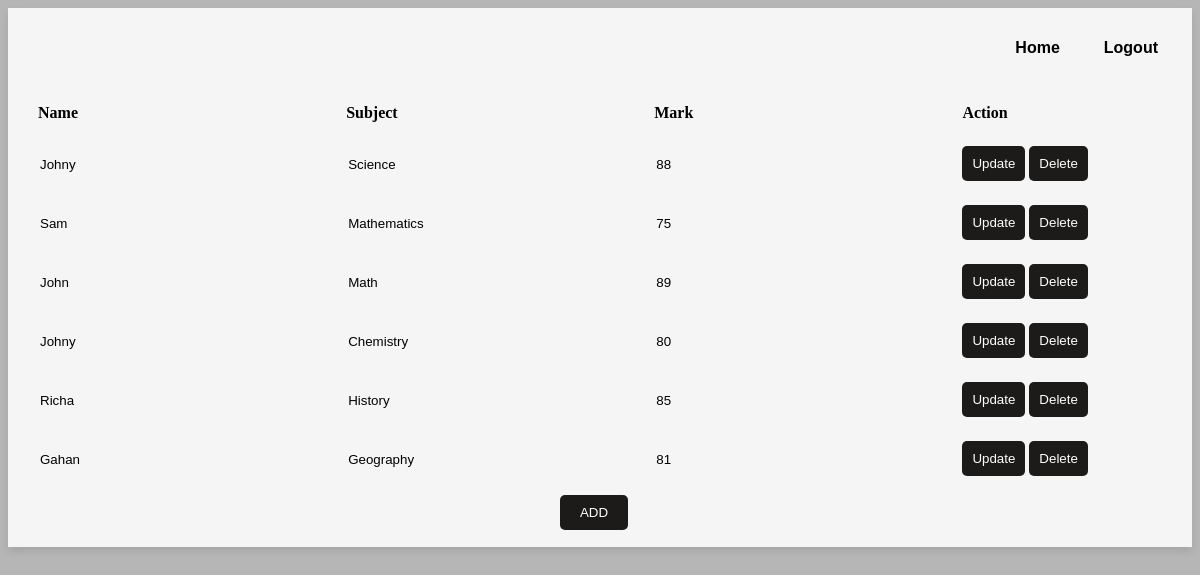
The page /dashboard (signed in) on the database as committed earlier.
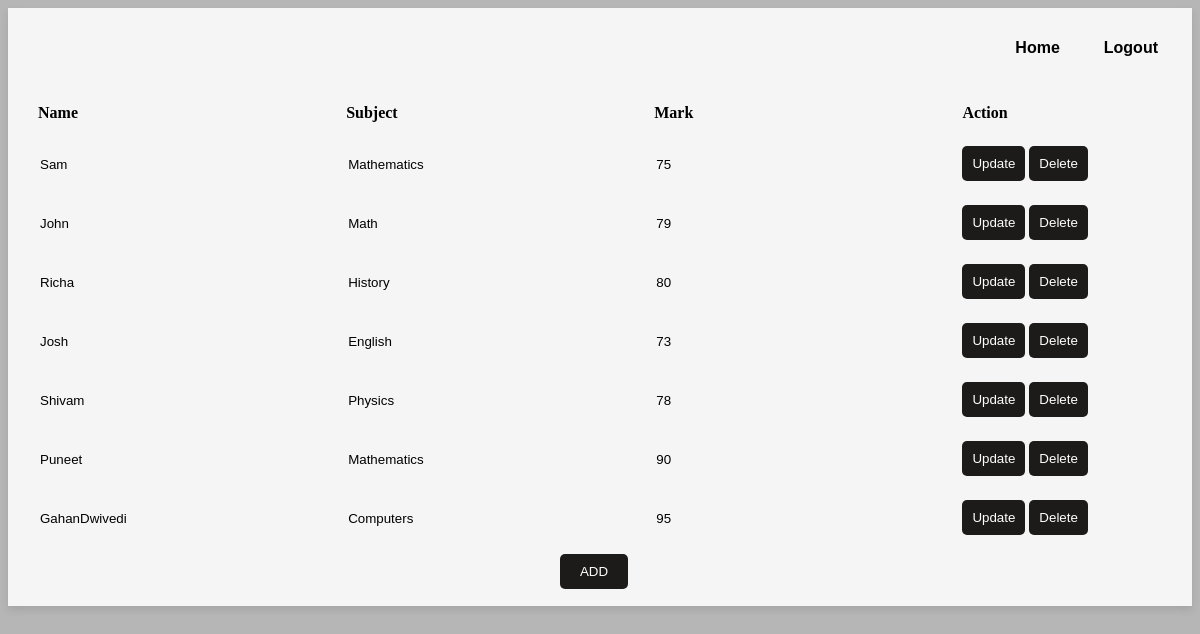
The same page on the database as committed later.
### students.py (models this page shows)
class Students(db.Model):
    id = db.Column(db.Integer, primary_key=True)
    name = db.Column(db.String(200), nullable=False)
    subject = db.Column(db.String(200), nullable=False)
    marks = db.Column(db.Integer, nullable=False)

### dasboard.py (the view)
@studentbp.route("/dashboard", methods=["GET"])
@login_required
def fetch():
    students_list = students.Students.query.all()
    return render_template("dashboard.html", students=students_list)

### __init__.py (called while the page is built)
def create_app():
    app = Flask(__name__)
    app.config['SECRET_KEY'] = 'gahan'
    app.config['SQLALCHEMY_DATABASE_URI'] = 'sqlite:///db.sqlite'
    app.config['SQLALCHEMY_TRACK_MODIFICATIONS'] = False
    db.init_app(app)
    login_manager = LoginManager()
    login_manager.login_view = 'auth.login'
    login_manager.init_app(app)
    from teachers import users
    @login_manager.user_loader
    def load_user(user_id):
        return users.query.get(int(user_id))
    from main import main
    app.register_blueprint(main)
    from auth import loginbp
    app.register_blueprint(loginbp)
    from register import regbp
    app.register_blueprint(regbp)
    from dasboard import studentbp
    app.register_blueprint(studentbp)
    return app

### templates/dashboard.html (shortened to what this page needs)
<!DOCTYPE html>
<html>
    <head>
    </head>
    <body style="background-color: rgb(182, 182, 182);">
        <div class="dashboard-main" id="dashboard-main">
        <table width="100%" height="100%" border="0" cellspacing="7" cellpadding="7" bgcolor="whitesmoke" style="box-shadow: 0 4px 8px rgba(0, 0, 0, 0.1);">
            <tr>
                <tr>
                    <td align="right">
                        <button style="background-color: whitesmoke; color: black; padding: 10px 20px; border: none; border-radius: 20px; font-weight: bold; font-size: medium;">Home</button>
                        <button onclick="location.href='/login'" style="background-color: whitesmoke; color: black; padding: 10px 20px; border: none; border-radius: 20px; font-weight: bold; font-size: medium;">Logout</button>
                    </td>
                </tr>
                <td align="center">
                    <table width="100%" border="0" bordercolor="black" cellspacing="8" cellpadding="8">
                        <tr align="left">
                            <th><strong>Name</strong></th>
                            <th><strong>Subject</strong></th>
                            <th><strong>Mark</strong></th>
                            <th><strong>Action</strong></th>
                        </tr>
                        {% for students in students %}
                        <tr>
                            <form action="/update/{{ students.id }}" method="post">
                            <td><input type="text" name="name" value="{{ students.name }}" style="border: none; outline: none; background: transparent;"></td>
                            <td><input type="text" name="subject" value="{{ students.subject }}" style="border: none; outline: none; background: transparent;"></td>
                            <td><input type="text" name="marks" value="{{ students.marks }}" style="border: none; outline: none; background: transparent;"></td>
                            <td><button type="submit" style="background-color: rgb(29, 27, 25); color: white; padding: 10px 10px; border: none; border-radius: 5px;">Update</button>
                                <button type="submit" formaction="/delete/{{ students.id }}" style="background-color: rgb(29, 27, 25); color: white; padding: 10px 10px; border: none; border-radius: 5px;">Delete</button></td>
                            </form>
                        </tr>
                      {% endfor %}
                    </table>
                    <table>
                        <tr>
                            <td align="left">
                                <button type="button" onclick="openNewWindow()" style="background-color: rgb(29, 27, 25); color: white; padding: 10px 20px; border: none; border-radius: 5px;">ADD</button>
                            </td>
                            <td></td>
                            <td></td>
                            <td></td>
                        </tr>
                    </table>
                </td>
            </tr>
        </table>
        </div>
    </body>
</html>

Rows that differ between the two databases and show on the page:
removed Students: name "Johny", subject "Science", marks "88"
removed Students: name "Johny", subject "Chemistry", marks "80"
removed Students: name "Gahan", subject "Geography", marks "81"
changed Students "John": marks "89" → "79"
changed Students "Richa": marks "85" → "80"
added Students: name "Josh", subject "English", marks "73"
added Students: name "Shivam", subject "Physics", marks "78"
added Students: name "Puneet", subject "Mathematics", marks "90"
added Students: name "GahanDwivedi", subject "Computers", marks "95"
